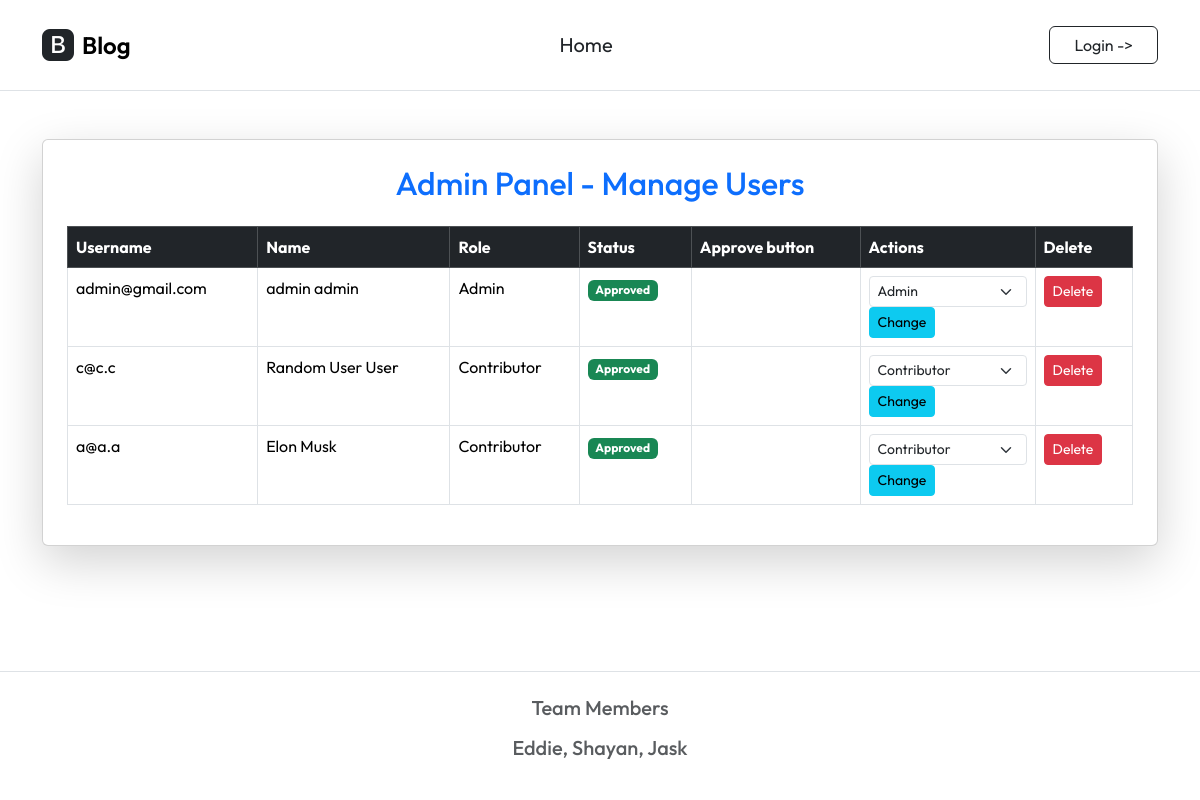
/admin.php (signed in), run on the app's committed database.
### tables this page shows
CREATE TABLE Users (
    Username VARCHAR(255) NOT NULL PRIMARY KEY,
    Password VARCHAR(255) NOT NULL,
    FirstName VARCHAR(50) NOT NULL,
    LastName VARCHAR(50) NOT NULL,
    RegistrationDate DATETIME DEFAULT CURRENT_TIMESTAMP,
    IsApproved BOOLEAN DEFAULT 0,
    Role VARCHAR(20) DEFAULT 'Contributor'
);

### admin.php (the view, shortened to what this page needs)
<?php include('./inc/inc_header.php'); ?>
<?php
$db = new SQLite3('info.db');
$result = $db->query("SELECT Username, FirstName, LastName, Role, IsApproved FROM Users");
?>
<div class="container mt-5">
    <div class="card shadow-lg p-4">
        <h2 class="text-center mb-4 text-primary">Admin Panel - Manage Users</h2>
        <div class="table-responsive">
            <table class="table table-hover table-bordered">
                <thead class="table-dark">
                    <tr>
                        <th>Username</th>
                        <th>Name</th>
                        <th>Role</th>
                        <th>Status</th>
                        <th>Approve button</th>
                        <th>Actions</th>
                        <th>Delete</th>
                    </tr>
                </thead>
                <tbody>
                    <?php while ($row = $result->fetchArray(SQLITE3_ASSOC)) { ?>
                        <tr>
                            <td><?= $row['Username'] ?></td>
                            <td><?= $row['FirstName'] . " " . $row['LastName'] ?></td>
                            <td><?= $row['Role'] ?></td>
                            <td>
                                <span class="badge <?= $row['IsApproved'] ? 'bg-success' : 'bg-danger' ?>">
                                    <?= $row['IsApproved'] ? 'Approved' : 'Pending' ?>
                                </span>
                            </td>
                            <td>
                            </td>
                            <td>
                                <form method="post">
                                    <select name="role" class="form-select form-select-sm">
                                        <option value="Contributor" <?= $row['Role'] == 'Contributor' ? 'selected' : '' ?>>Contributor</option>
                                        <option value="Admin" <?= $row['Role'] == 'Admin' ? 'selected' : '' ?>>Admin</option>
                                    </select>
                                    <button type="submit" name="change_role" class="btn btn-info btn-sm">Change</button>
                                </form>
                            </td>
                            <td>
                                <form method="post" onsubmit="return confirm('Are you sure you want to delete this user? This action cannot be undone!');">
                                    <button type="submit" name="delete_user" class="btn btn-danger btn-sm">Delete</button>
                                </form>
                            </td>
                        </tr>
                    <?php } ?>
                </tbody>
            </table>
        </div>
    </div>
</div>
<?php include('./inc/inc_footer.php'); ?>

### inc/style.css (style rules this page uses)
body { margin: 0; font-family: Arial, sans-serif; color: white; }
.card { background-color: white !important; border: 1px solid #e0e0e0; border-radius: 12px; box-shadow: 0 4px 10px rgba(0, 0, 0, 0.1); }
h2 { color: #333; margin-bottom: 1rem; }

### inc/inc_header.php (style rules this page uses)
body { font-family: "Outfit", serif; font-optical-sizing: auto; font-style: normal; }

### inc/inc_footer.php (style rules this page uses)
body { font-family: "Outfit", sans-serif; }

### data on the page
users: Username "admin@gmail.com", FirstName "admin", LastName "admin", Role "Admin", IsApproved "Approved", role "Admin"
users: Username "c@c.c", FirstName "Random User", LastName "User", Role "Contributor", IsApproved "Approved", role "Contributor"
users: Username "a@a.a", FirstName "Elon", LastName "Musk", Role "Contributor", IsApproved "Approved", role "Contributor"
